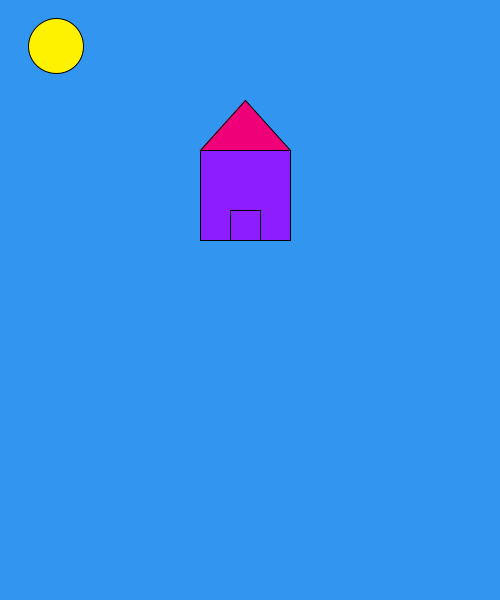
Frame 1 (no input)
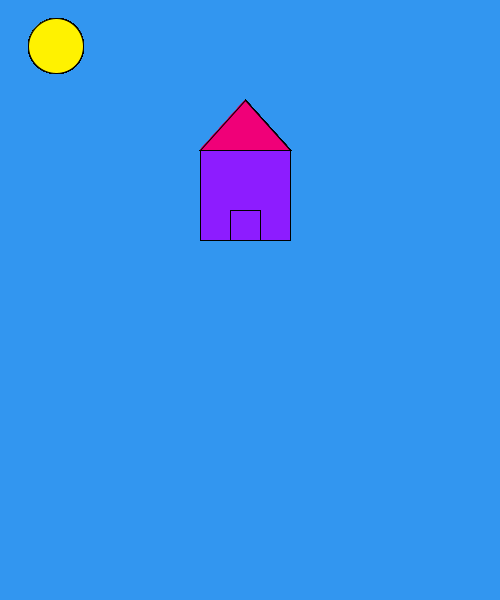
Frame 60 (the mouse pressed at the canvas centre just before this capture)
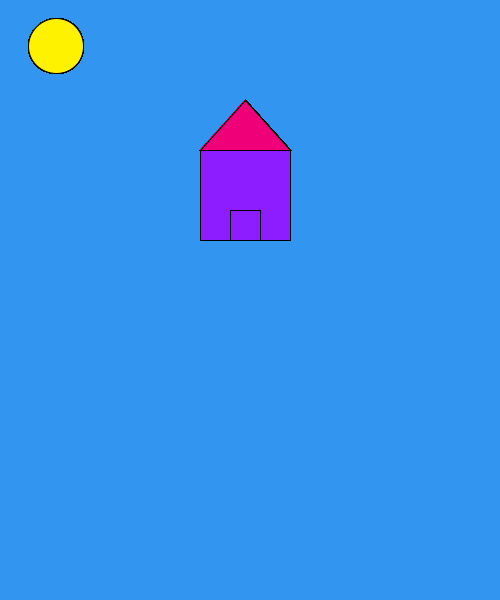
Frame 120 (the mouse held since frame 60 and released just before this capture)

The Processing sketch that drew these frames (run headless with seeded random() and noise(); from frame 60 on, the mouse is pressed at the canvas centre):

// Processing sketch: processing_139569
// ── processing_139569.pde

void setup(){
size (500,600); 
background(50,150,240);
}
 
void draw(){
fill(141,28,255);
rect(200,150,90,90);
fill(240,0,120);
triangle(200,150,245,100,290,150);
fill(100.50,0);
quad(230,240,230,210,260,210,260,240);
fill(255,242,0);
ellipse(56, 46, 55, 55);
}
